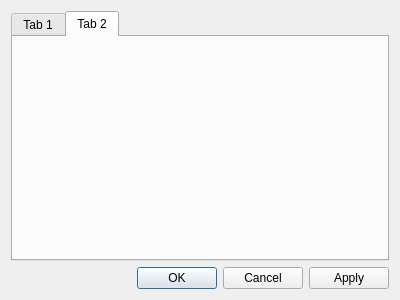
<?xml version="1.0" encoding="UTF-8"?>
<ui version="4.0">
 <class>RawDDPSettings</class>
 <widget class="QDialog" name="RawDDPSettings">
  <property name="geometry">
   <rect>
    <x>0</x>
    <y>0</y>
    <width>400</width>
    <height>300</height>
   </rect>
  </property>
  <property name="windowTitle">
   <string>RAW/FITS Digital Development Process Settings</string>
  </property>
  <layout class="QVBoxLayout" name="verticalLayout">
   <item>
    <widget class="QTabWidget" name="tabWidget">
     <property name="currentIndex">
      <number>1</number>
     </property>
     <widget class="QWidget" name="tab">
      <attribute name="title">
       <string>Tab 1</string>
      </attribute>
      <layout class="QVBoxLayout" name="verticalLayout_4">
       <property name="leftMargin">
        <number>5</number>
       </property>
       <property name="topMargin">
        <number>5</number>
       </property>
       <property name="rightMargin">
        <number>5</number>
       </property>
       <property name="bottomMargin">
        <number>5</number>
       </property>
      </layout>
     </widget>
     <widget class="QWidget" name="tab_2">
      <attribute name="title">
       <string>Tab 2</string>
      </attribute>
      <layout class="QVBoxLayout" name="verticalLayout_5">
       <property name="leftMargin">
        <number>5</number>
       </property>
       <property name="topMargin">
        <number>5</number>
       </property>
       <property name="rightMargin">
        <number>5</number>
       </property>
       <property name="bottomMargin">
        <number>5</number>
       </property>
      </layout>
     </widget>
    </widget>
   </item>
   <item>
    <widget class="QDialogButtonBox" name="buttonBox">
     <property name="orientation">
      <enum>Qt::Horizontal</enum>
     </property>
     <property name="standardButtons">
      <set>QDialogButtonBox::Apply|QDialogButtonBox::Cancel|QDialogButtonBox::Ok</set>
     </property>
    </widget>
   </item>
  </layout>
 </widget>
 <resources/>
 <connections>
  <connection>
   <sender>buttonBox</sender>
   <signal>accepted()</signal>
   <receiver>RawDDPSettings</receiver>
   <slot>accept()</slot>
   <hints>
    <hint type="sourcelabel">
     <x>248</x>
     <y>254</y>
    </hint>
    <hint type="destinationlabel">
     <x>157</x>
     <y>274</y>
    </hint>
   </hints>
  </connection>
  <connection>
   <sender>buttonBox</sender>
   <signal>rejected()</signal>
   <receiver>RawDDPSettings</receiver>
   <slot>reject()</slot>
   <hints>
    <hint type="sourcelabel">
     <x>316</x>
     <y>260</y>
    </hint>
    <hint type="destinationlabel">
     <x>286</x>
     <y>274</y>
    </hint>
   </hints>
  </connection>
 </connections>
</ui>
